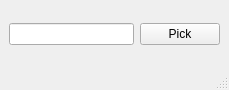
<?xml version="1.0" encoding="UTF-8"?>
<ui version="4.0">
 <class>MainWindow</class>
 <widget class="QMainWindow" name="MainWindow">
  <property name="geometry">
   <rect>
    <x>0</x>
    <y>0</y>
    <width>229</width>
    <height>90</height>
   </rect>
  </property>
  <property name="windowTitle">
   <string>MainWindow</string>
  </property>
  <widget class="QWidget" name="centralwidget">
   <layout class="QHBoxLayout" name="horizontalLayout">
    <item>
     <widget class="QLineEdit" name="lineEdit"/>
    </item>
    <item>
     <widget class="QPushButton" name="pushButton">
      <property name="text">
       <string>Pick</string>
      </property>
     </widget>
    </item>
   </layout>
  </widget>
  <widget class="QMenuBar" name="menubar">
   <property name="geometry">
    <rect>
     <x>0</x>
     <y>0</y>
     <width>229</width>
     <height>23</height>
    </rect>
   </property>
  </widget>
  <widget class="QStatusBar" name="statusbar"/>
 </widget>
 <resources/>
 <connections/>
</ui>
